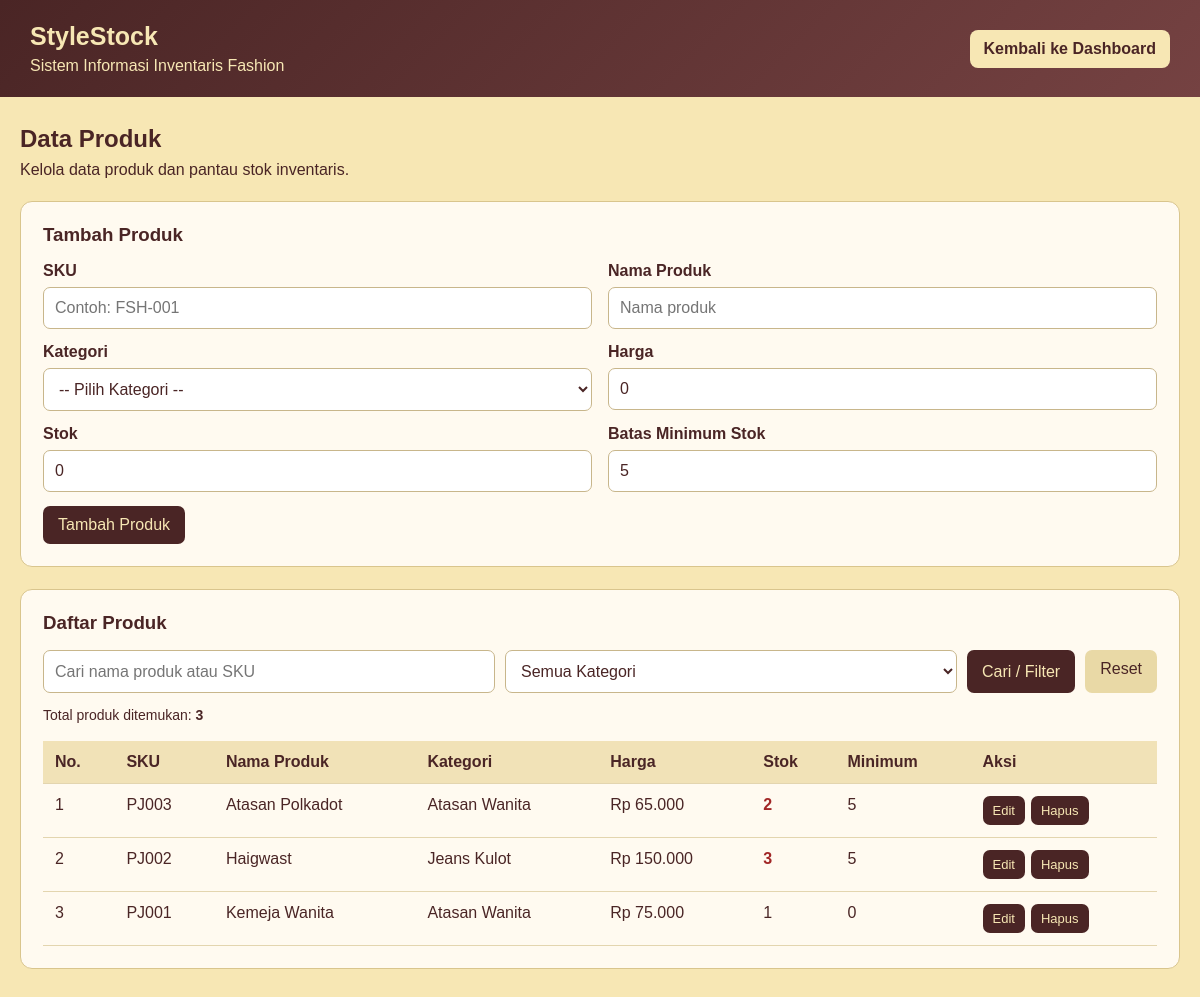
The app's page /InventoryApp/public/produk.php (signed in) with its own data.
### tables this page shows
CREATE TABLE `products` (
  `id` int(11) NOT NULL,
  `category_id` int(11) NOT NULL,
  `sku` varchar(50) NOT NULL,
  `name` varchar(150) NOT NULL,
  `price` decimal(12,2) NOT NULL DEFAULT 0.00,
  `stock` int(11) NOT NULL DEFAULT 0,
  `minimum_stock` int(11) NOT NULL DEFAULT 5,
  `created_at` timestamp NOT NULL DEFAULT current_timestamp()
);

CREATE TABLE `categories` (
  `id` int(11) NOT NULL,
  `name` varchar(100) NOT NULL,
  `description` text DEFAULT NULL,
  `created_at` timestamp NOT NULL DEFAULT current_timestamp()
);

### InventoryApp/public/produk.php (the view, shortened to what this page needs)
<?php
require_once __DIR__ . '/../config/database.php';
function e($value): string
{
    return htmlspecialchars((string)($value ?? ''), ENT_QUOTES, 'UTF-8');
}
$isAdmin = ($_SESSION['user']['role'] ?? '') === 'admin';
$editProduk = null;
$kategori = $pdo->query(
    'SELECT id, name FROM categories ORDER BY name'
)->fetchAll();
$cari = trim($_GET['cari'] ?? '');
$where = ' WHERE 1=1';
$params = [];
$stmt = $pdo->prepare('SELECT COUNT(*) FROM products p' . $where);
$stmt->execute($params);
$totalProduk = (int)$stmt->fetchColumn();
$perPage = 10;
$totalHalaman = max(1, (int)ceil($totalProduk / $perPage));
$halaman = filter_var($_GET['halaman'] ?? 1, FILTER_VALIDATE_INT);
$halaman = min($halaman, $totalHalaman);
$offset = ($halaman - 1) * $perPage;
$sql = 'SELECT p.*, c.name AS category_name
        FROM products p
        LEFT JOIN categories c ON c.id = p.category_id'
        . $where .
        ' ORDER BY p.id DESC LIMIT :batas OFFSET :offset';
$stmt = $pdo->prepare($sql);
$stmt->bindValue(':batas', $perPage, PDO::PARAM_INT);
$stmt->bindValue(':offset', $offset, PDO::PARAM_INT);
$stmt->execute();
$produk = $stmt->fetchAll();
$nomorAwal = $offset + 1;
?>
<!DOCTYPE html>
<html lang="id">
<head>
</head>
<body>
<header>
    <div>
        <h1>StyleStock</h1>
        <p>Sistem Informasi Inventaris Fashion</p>
    </div>
    <a href="dashboard.php">Kembali ke Dashboard</a>
</header>
<main>
    <h2>Data Produk</h2>
    <p class="sub">Kelola data produk dan pantau stok inventaris.</p>
    <?php if ($isAdmin): ?>
    <section class="panel">
        <h3><?= $editProduk ? 'Edit Produk' : 'Tambah Produk' ?></h3>
        <?php if (!$kategori): ?>
            <p>Tambahkan kategori terlebih dahulu sebelum membuat produk.</p>
        <?php else: ?>
            <form method="post">
                <div class="grid">
                    <div>
                        <label for="sku">SKU</label>
                        <input id="sku" name="sku" maxlength="100" required value="<?= e($editProduk['sku'] ?? '') ?>" placeholder="Contoh: FSH-001">
                    </div>
                    <div>
                        <label for="name">Nama Produk</label>
                        <input id="name" name="name" maxlength="150" required value="<?= e($editProduk['name'] ?? '') ?>" placeholder="Nama produk">
                    </div>
                    <div>
                        <label for="category_id">Kategori</label>
                        <select id="category_id" name="category_id" required>
                            <option value="">-- Pilih Kategori --</option>
                        </select>
                    </div>
                    <div>
                        <label for="price">Harga</label>
                        <input id="price" type="number" name="price" min="0" step="0.01" required value="<?= e($editProduk['price'] ?? '0') ?>">
                    </div>
                    <div>
                        <label for="stock">Stok</label>
                        <input id="stock" type="number" name="stock" min="0" step="1" required value="<?= e($editProduk['stock'] ?? '0') ?>">
                    </div>
                    <div>
                        <label for="minimum_stock">Batas Minimum Stok</label>
                        <input id="minimum_stock" type="number" name="minimum_stock" min="0" step="1" required value="<?= e($editProduk['minimum_stock'] ?? '5') ?>">
                    </div>
                </div>
                <button type="submit"><?= $editProduk ? 'Simpan Perubahan' : 'Tambah Produk' ?></button>
            </form>
        <?php endif; ?>
    </section>
    <?php endif; ?>
    <section class="panel">
        <h3>Daftar Produk</h3>
        <form method="get" class="search">
            <input name="cari" value="<?= e($cari) ?>" placeholder="Cari nama produk atau SKU">
            <select name="category_id">
                <option value="">Semua Kategori</option>
            </select>
            <button type="submit">Cari / Filter</button>
            <a class="btn btn-light" href="produk.php">Reset</a>
        </form>
        <p class="info-hasil">
            Total produk ditemukan: <strong><?= $totalProduk ?></strong>
        </p>
        <div class="table-wrap">
            <table>
                <thead>
                    <tr>
                        <th>No.</th><th>SKU</th><th>Nama Produk</th><th>Kategori</th>
                        <th>Harga</th><th>Stok</th><th>Minimum</th>
                        <?php if ($isAdmin): ?><th>Aksi</th><?php endif; ?>
                    </tr>
                </thead>
                <tbody>
                    <?php if (!$produk): ?>
                        <tr><td colspan="<?= $isAdmin ? 8 : 7 ?>">Belum ada produk.</td></tr>
                    <?php else: ?>
                        <?php foreach ($produk as $i => $p): ?>
                            <tr>
                                <td><?= $nomorAwal + $i ?></td>
                                <td><?= e($p['sku']) ?></td>
                                <td><?= e($p['name']) ?></td>
                                <td><?= e($p['category_name'] ?? '-') ?></td>
                                <td>Rp <?= number_format((float)$p['price'], 0, ',', '.') ?></td>
                                <td class="<?= (int)$p['stock'] <= (int)$p['minimum_stock'] ? 'low' : '' ?>"><?= (int)$p['stock'] ?></td>
                                <td><?= (int)$p['minimum_stock'] ?></td>
                                <?php if ($isAdmin): ?>
                                <td>
                                    <div class="actions">
                                        <a class="btn" href="produk.php?edit=<?= (int)$p['id'] ?>">Edit</a>
                                        <form method="post" onsubmit="return confirm('Yakin ingin menghapus produk ini?')">
                                            <button type="submit">Hapus</button>
                                        </form>
                                    </div>
                                </td>
                                <?php endif; ?>
                            </tr>
                        <?php endforeach; ?>
                    <?php endif; ?>
                </tbody>
            </table>
        </div>
    </section>
</main>
</body>
</html>

### InventoryApp/public/produk.php (style rules this page uses)
* { box-sizing:border-box;margin:0;padding:0 }
body { font-family:Arial,sans-serif;background:#F7E7B4;color:#4A2525;min-height:100vh }
header { background:linear-gradient(135deg,#4A2525,#754242);color:#F7E7B4;padding:22px 30px;display:flex;justify-content:space-between;align-items:center;gap:12px;flex-wrap:wrap }
header h1 { font-size:25px }
header p { margin-top:6px }
header a { background:#F7E7B4;color:#4A2525;padding:10px 14px;border-radius:8px;text-decoration:none;font-weight:bold }
main { max-width:1200px;margin:auto;padding:28px 20px }
h2 { margin-bottom:8px }
.sub { margin-bottom:22px }
.panel { background:#fffaf0;border:1px solid #d9c58d;border-radius:12px;padding:22px;margin-bottom:22px }
h3 { margin-bottom:16px }
label { display:block;font-weight:bold;margin-bottom:7px }
input,select { width:100%;padding:11px;border:1px solid #c8b68b;border-radius:7px;font:inherit;margin-bottom:14px;background:white;color:#4A2525 }
.grid { display:grid;grid-template-columns:repeat(2,minmax(0,1fr));gap:0 16px }
button,.btn { border:0;border-radius:7px;padding:10px 15px;background:#4A2525;color:#F7E7B4;font-weight:bold;cursor:pointer;text-decoration:none;display:inline-block;font:inherit }
.btn-light { background:#e9d9a6;color:#4A2525 }
.search { display:flex;gap:10px;flex-wrap:wrap }
.search input,.search select { flex:1;min-width:160px;margin:0 }
.table-wrap { overflow-x:auto;margin-top:18px }
table { width:100%;border-collapse:collapse;min-width:850px }
th,td { text-align:left;padding:12px;border-bottom:1px solid #e3d5af;vertical-align:top }
th { background:#f1e2b7 }
td form { display:inline }
.actions { display:flex;gap:6px;align-items:center }
.actions a,.actions button { padding:7px 10px;font-size:13px }
.low { font-weight:bold;color:#a12626 }
.info-hasil { margin-top:14px;font-size:14px }

### records on screen
products: i "1", sku "PJ003", name "Atasan Polkadot", category.name "Atasan Wanita", price "65.000", stock "2", minimum_stock "5"
products: i "2", sku "PJ002", name "Haigwast", category.name "Jeans Kulot", price "150.000", stock "3", minimum_stock "5"
products: i "3", sku "PJ001", name "Kemeja Wanita", category.name "Atasan Wanita", price "75.000", stock "1", minimum_stock "0"

### other values on screen
$totalProduk "3"
